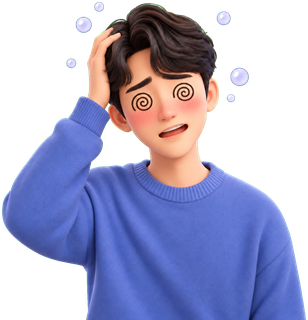
#> input picture assets/liveActivity/la_male_dizzy.png, 308 x 320 px
$ python -i finalize-live-activity-assets.py   (imports and definitions only)
#> lines starting #> are read from the running program, lines starting #| are printed output that depends on the picture
#!/usr/bin/env python3
"""배경 제거된 캐릭터 RGBA 를 Live Activity 에셋으로 마무리한다 (Pillow 만 사용).

파이프라인 (docs: CLAUDE.md "iOS 카운트다운은 Live Activity"):
  1. Codex 이미지 도구로 캐릭터를 순수 초록(#00FF00) 단색 배경에 다시 그린다
     (투명 출력을 지원하지 않는다).
  2. scripts/remove-bg-replicate.py 로 배경을 뺀다 (851-labs/background-remover).
  3. 이 스크립트: 가장자리 초록 번짐(spill) 제거 → 여백 크롭 → 높이 320px 축소 → 저장.

    python3 scripts/finalize-live-activity-assets.py in_rgba.png assets/liveActivity/la_male_dizzy.png [...]

despill 은 알파 가장자리 2px 띠에서만 한다 — 전체에 걸면 소주병 같은 진짜 초록이 죽는다.
"""
import sys
from pathlib import Path

from PIL import Image, ImageFilter

HEIGHT = 320
PADDING = 6
EDGE_BAND = 2  # 가장자리에서 despill 을 적용할 폭(px)


def despill_edges(im: Image.Image) -> Image.Image:
    im = im.convert("RGBA")
#> im is the input picture: PIL image 308x320 RGBA; mean R, G, B, A 65.9, 67.3, 98.5, 146.8
    r, g, b, a = im.split()
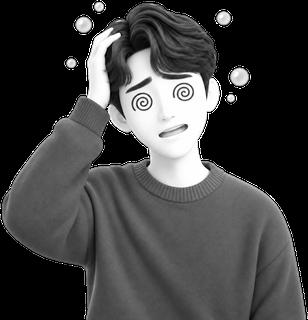
#> r: PIL image 308x320 L; min 0, max 255, mean 65.9
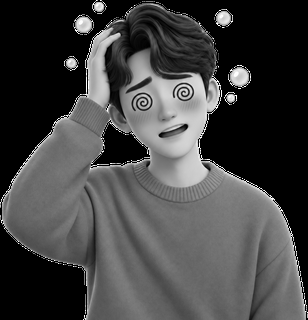
#> g: PIL image 308x320 L; min 0, max 255, mean 67.3
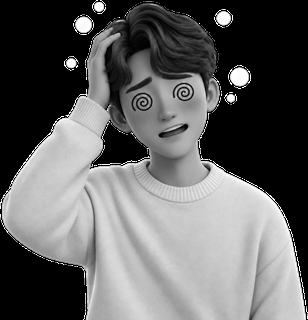
#> b: PIL image 308x320 L; min 0, max 255, mean 98.5
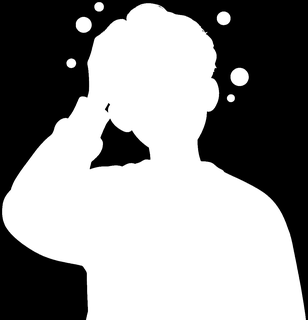
#> a: PIL image 308x320 L; min 0, max 255, mean 146.8
    # 투명 픽셀을 EDGE_BAND 만큼 불려서 가장자리 띠를 만든다
    eroded = a.filter(ImageFilter.MinFilter(EDGE_BAND * 2 + 1))
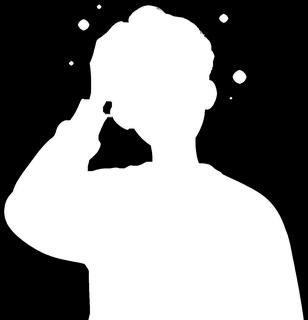
#> eroded: PIL image 308x320 L; min 0, max 255, mean 138.4
    px = im.load()
    band = eroded.load()
    w, h = im.size
#> w = 308; h = 320
    for y in range(h):
        for x in range(w):
            if band[x, y] == 255:
                continue  # 안쪽: 손대지 않는다
            pr, pg, pb, pa = px[x, y]
            if pa == 0:
                continue
            cap = max(pr, pb)
            if pg > cap:
                px[x, y] = (pr, cap, pb, pa)
    return im


OPAQUE_SNAP = 240  # 배경 제거 모델이 안쪽 알파를 240~254 로 내놓는다 — 이 이상은 완전 불투명으로


def snap_opaque(im: Image.Image) -> Image.Image:
    r, g, b, a = im.split()
    a = a.point(lambda v: 255 if v >= OPAQUE_SNAP else v)
    return Image.merge("RGBA", (r, g, b, a))


def finalize(src: Path, dst: Path) -> None:
    im = snap_opaque(despill_edges(Image.open(src)))
    bbox = im.getbbox()
#> bbox = (0, 0, 308, 320)
    if bbox is None:
        raise SystemExit(f"{src}: 전부 투명")
    l, t, r, b = bbox
#> l = 0; t = 0; r = 308; b = 320
    im = im.crop((max(0, l - PADDING), max(0, t - PADDING), min(im.width, r + PADDING), min(im.height, b + PADDING)))
    w = round(im.width * HEIGHT / im.height)
#> w = 308
    im = im.resize((w, HEIGHT), Image.LANCZOS)
#> (the run stopped early here; a loop or call above may not have finished)

$ run again, on assets/liveActivity/la_female_dizzy.png
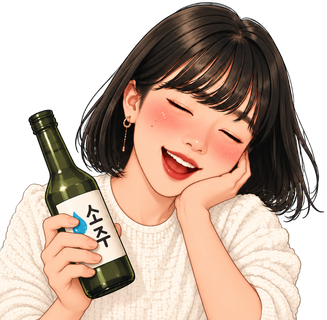
#> input picture assets/liveActivity/la_female_dizzy.png, 327 x 320 px
#> in despill_edges, im is the input picture: PIL image 327x320 RGBA; mean R, G, B, A 121.7, 101.1, 87.6, 177.4
#> in despill_edges, `r, g, b, a = im.split()`:
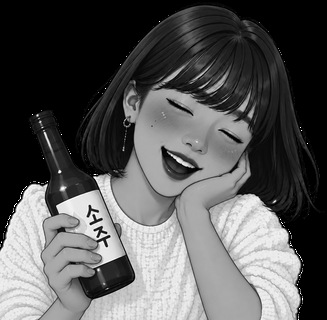
#> b: PIL image 327x320 L; min 0, max 255, mean 87.6
#> in despill_edges, `eroded = a.filter(ImageFilter.MinFilter(EDGE_BAND * 2 + 1))`:
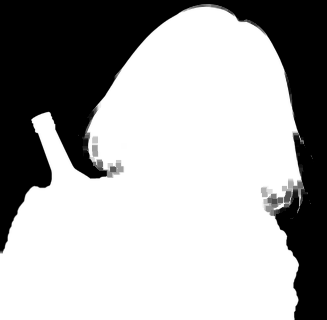
#> eroded: PIL image 327x320 L; min 0, max 255, mean 168.7
#> bbox = (0, 0, 327, 320)
#> in finalize, `l, t, r, b = bbox`: l = 0; r = 327; b = 320
